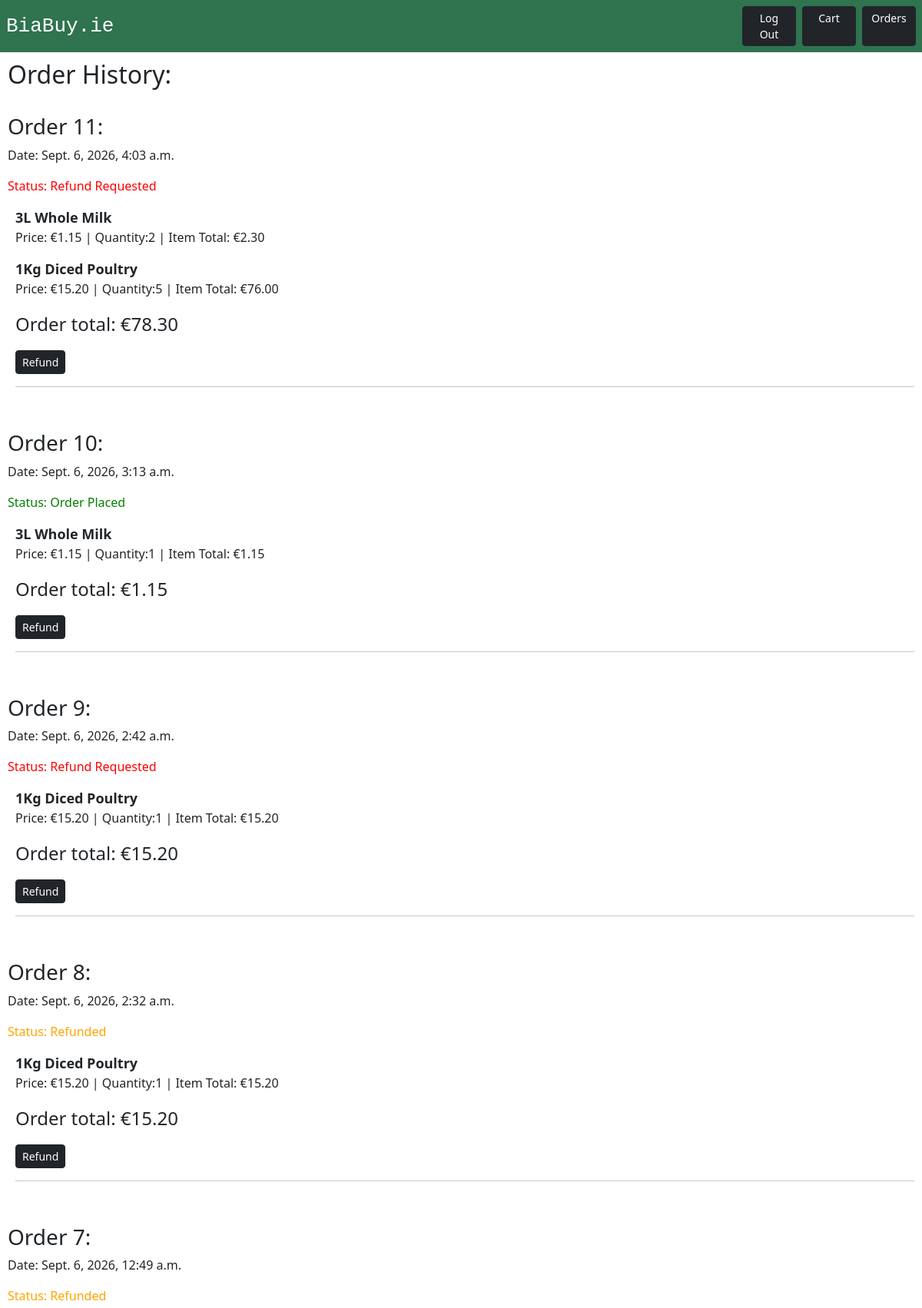
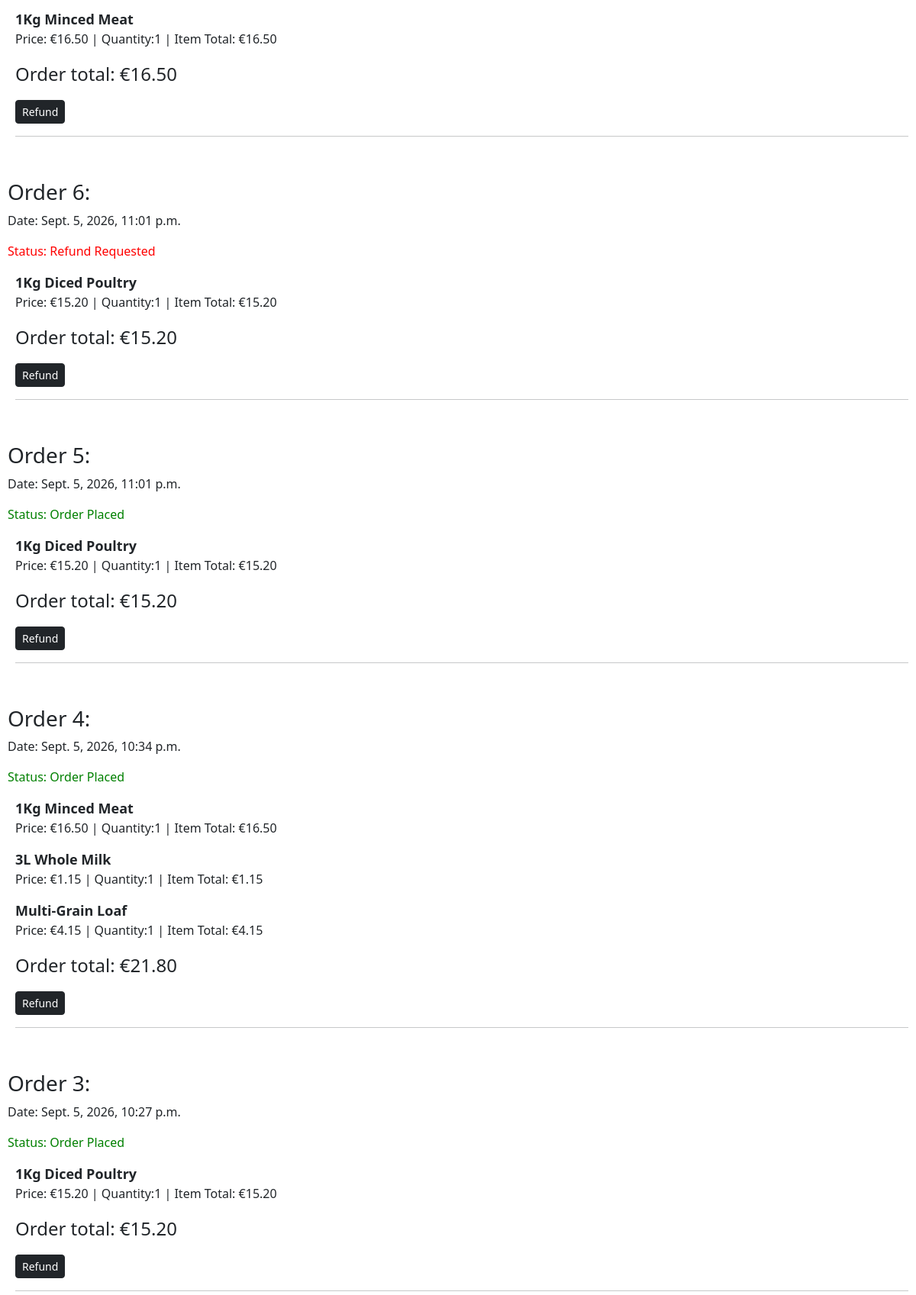
Screenshot of /orders/ (signed in, upper part) with the database file from the repository (2 pictures, top to bottom).
### orders/models.py (models this page shows, shortened)
class Order(models.Model):
    user = models.ForeignKey(User, on_delete=models.CASCADE)
    date_created = models.DateTimeField(auto_now_add=True)
    status = models.CharField(max_length=20, default="Order Placed")

class OrderItem(models.Model):
    order = models.ForeignKey(Order, on_delete=models.CASCADE)
    item = models.ForeignKey(Item, on_delete=models.CASCADE)
    item_name = models.CharField(max_length=200)
    item_price = models.DecimalField(max_digits=10, decimal_places=2)
    quantity = models.PositiveIntegerField(default=1)

### orders/views.py (the view)
# urls.py: path("orders/", include("orders.urls")),
def orders(request):
    if request.user.is_authenticated:
        is_staff = request.user.groups.filter(name="Staff") or request.user.groups.filter(name="Manager")
        if is_staff: #shows either every order if staff
            user_orders = Order.objects.all().order_by("-date_created")
        else: # or just users if customer
            user_orders = Order.objects.filter(user=request.user).order_by("-date_created")
        for order in user_orders:
            order.order_items = OrderItem.objects.filter(order=order)
            order.order_total = 0
            for order_item in order.order_items:
                order_item.item_total = order_item.item_price * order_item.quantity
                order.order_total += order_item.item_total
        context = {"user_orders": user_orders, "is_staff": is_staff}
        return render(request, "orders/index.html", context)
    else:
        return redirect("login")

### orders/templates/orders/index.html (shortened to what this page needs)
{% extends "base.html" %}
{% block content %}
{% if user_orders %}
<h2>Order History:</h2>
<br>
{% for order in user_orders %}
    <h3>Order {{order.id}}:</h3>
    <p>Date: {{order.date_created}}</p>
    {% if order.status == "Refund Requested" %}
        <p style="color: red;">Status: {{order.status}}</p>
    {% elif order.status == "Refunded"%}
        <p style="color: orange;">Status: {{order.status}}</p>
    {% else %}
        <p style="color: green">Status: {{order.status}}</p>
    {% endif %}
<dl style="margin-left:10px">
    {% for order_item in order.order_items %}
    <dt style="font-size:large">
        {{ order_item.item_name }}
    </dt>
        <dd>
            <p>
                Price: €{{order_item.item_price}}
                 | Quantity:{{order_item.quantity}}
                 | Item Total: €{{order_item.item_total}}
            </p>
    {% endfor %}
         <dd>
            <p style="font-size:x-large">Order total: €{{order.order_total}}</p>
        </dd>
        {% if is_staff %}
        <form action="/orders/refund/" method="POST">
                <button type="submit" class="btn btn-dark btn-sm">
                    Refund</button>
            </form>
        {% else %}
            <form action="/orders/return/{{order.id}}/" method="POST">
        {%csrf_token%}
            <button type="submit" class="btn btn-outline-secondary btn-sm">
                Request Refund</button>
        </form>
        {% endif %}
        <hr>
    <br>
</dl>
{% endfor %}
{% else %}
    <p>No Orders.</p>
{% endif %}
{% endblock %}

### rows the page displays
Order: id "11", date_created "Sept. 6, 2026, 4:03 a.m.", status "Refund Requested", order_total "78.30"
OrderItem: item_name "3L Whole Milk", item_price "1.15", quantity "2", item_total "2.30"
OrderItem: item_name "1Kg Diced Poultry", item_price "15.20", quantity "5", item_total "76.00"
Order: id "10", date_created "Sept. 6, 2026, 3:13 a.m.", status "Order Placed", order_total "1.15"
OrderItem: item_name "3L Whole Milk", item_price "1.15", quantity "1", item_total "1.15"
Order: id "9", date_created "Sept. 6, 2026, 2:42 a.m.", status "Refund Requested", order_total "15.20"
OrderItem: item_name "1Kg Diced Poultry", item_price "15.20", quantity "1", item_total "15.20"
Order: id "8", date_created "Sept. 6, 2026, 2:32 a.m.", status "Refunded", order_total "15.20"
OrderItem: item_name "1Kg Diced Poultry", item_price "15.20", quantity "1", item_total "15.20"
Order: id "7", date_created "Sept. 6, 2026, 12:49 a.m.", status "Refunded", order_total "16.50"
OrderItem: item_name "1Kg Minced Meat", item_price "16.50", quantity "1", item_total "16.50"
Order: id "6", date_created "Sept. 5, 2026, 11:01 p.m.", status "Refund Requested", order_total "15.20"
OrderItem: item_name "1Kg Diced Poultry", item_price "15.20", quantity "1", item_total "15.20"
Order: id "5", date_created "Sept. 5, 2026, 11:01 p.m.", status "Order Placed", order_total "15.20"
OrderItem: item_name "1Kg Diced Poultry", item_price "15.20", quantity "1", item_total "15.20"
Order: id "4", date_created "Sept. 5, 2026, 10:34 p.m.", status "Order Placed", order_total "21.80"
OrderItem: item_name "1Kg Minced Meat", item_price "16.50", quantity "1", item_total "16.50"
OrderItem: item_name "3L Whole Milk", item_price "1.15", quantity "1", item_total "1.15"
OrderItem: item_name "Multi-Grain Loaf", item_price "4.15", quantity "1", item_total "4.15"
Order: id "3", date_created "Sept. 5, 2026, 10:27 p.m.", status "Order Placed", order_total "15.20"
OrderItem: item_name "1Kg Diced Poultry", item_price "15.20", quantity "1", item_total "15.20"
